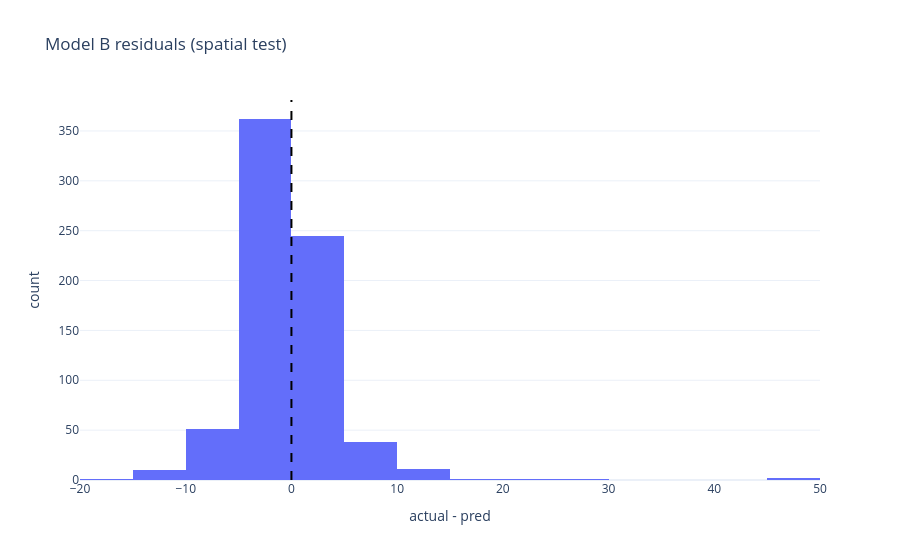

Notebook code cell kept with this figure:
### Code cell
r = y_test_s.values - pred_rf_b_s
fig = px.histogram(
    x=r,
    nbins=30,
    title="Model B residuals (spatial test)",
    labels={"x": "actual - pred", "y": "count"},
)
fig.add_vline(x=0, line_dash="dash", line_color="black")
fig.update_layout(template="plotly_white", paper_bgcolor="rgba(0,0,0,0)", plot_bgcolor="rgba(0,0,0,0)")
fig.write_image("images/modelb_residuals_space.png", scale=2)
fig.show()

### Figure 1 — Plotly figure (JSON) as saved in the notebook; plotly's stock layout.template omitted (floating-point values rounded to 4 significant figures; data arrays with more than 128 entries replaced by an {"elided": "..."} marker saying what was removed)
{"data": [{"bingroup": "x", "hovertemplate": "actual - pred=%{x}<br>count=%{y}<extra></extra>", "legendgroup": "", "marker": {"color": "#636efa", "pattern": {"shape": ""}}, "name": "", "nbinsx": 30, "orientation": "v", "showlegend": false, "x": {"elided": "723 float values"}, "xaxis": "x", "yaxis": "y", "type": "histogram"}], "layout": {"xaxis": {"anchor": "y", "domain": [0.0, 1.0], "title": {"text": "actual - pred"}}, "yaxis": {"anchor": "x", "domain": [0.0, 1.0], "title": {"text": "count"}}, "legend": {"tracegroupgap": 0}, "title": {"text": "Model B residuals (spatial test)"}, "barmode": "relative", "shapes": [{"line": {"color": "black", "dash": "dash"}, "type": "line", "x0": 0, "x1": 0, "xref": "x", "y0": 0, "y1": 1, "yref": "y domain"}], "paper_bgcolor": "rgba(0,0,0,0)", "plot_bgcolor": "rgba(0,0,0,0)"}}
